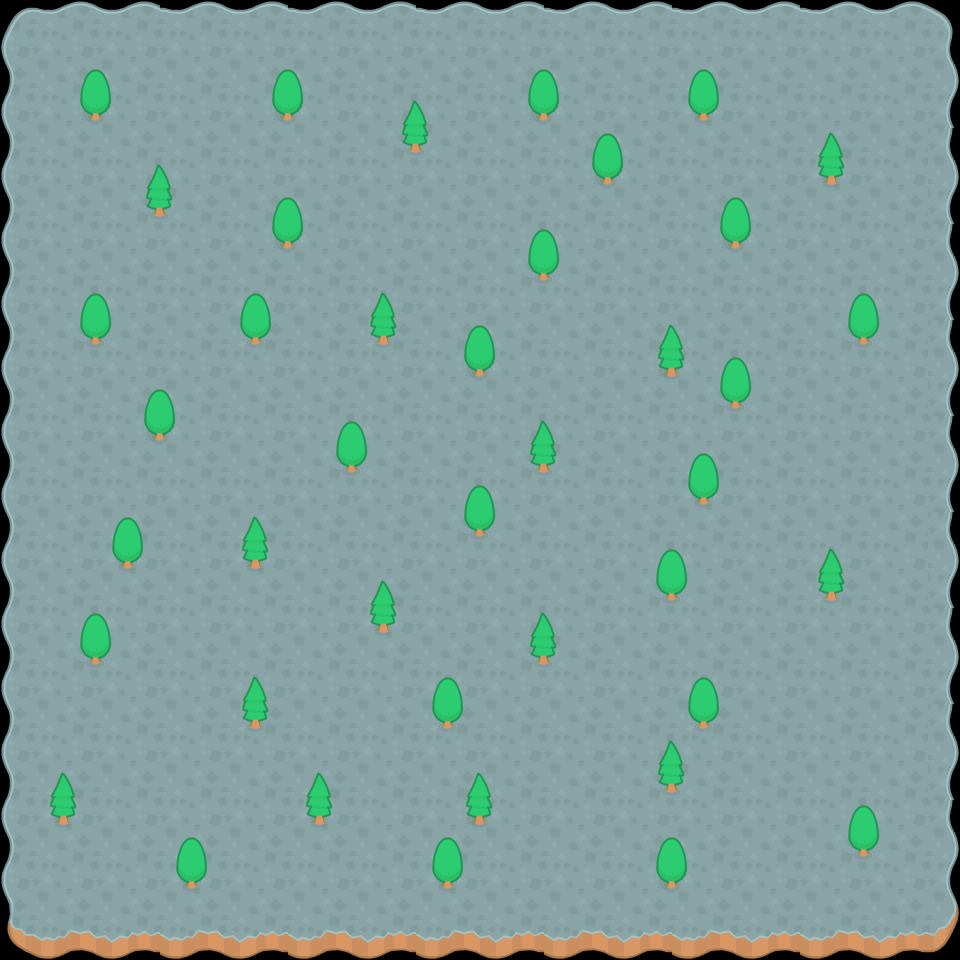

Tiled map render using the project's own tile images. Description and the whole map definition, tile-layer contents included, below:
An orthogonal 30x30 tile map with 32x32 px tiles, 3 tile layers (Barrier, ground, Obstacles).

<map version="1.4" tiledversion="1.4.2" orientation="orthogonal" renderorder="right-down" width="30" height="30" tilewidth="32" tileheight="32" infinite="0" nextlayerid="4" nextobjectid="1">
 <tileset firstgid="1" name="mapPack_tilesheet" tilewidth="32" tileheight="32" tilecount="816" columns="34">
  <image source="Tilesheet/mapPack_tilesheet.png" width="1088" height="768" />
 </tileset>
 <layer id="1" name="Barrier" width="30" height="30">
  <data encoding="csv">
21,22,23,24,25,22,23,24,25,22,23,24,25,22,23,24,25,22,23,24,25,22,23,24,25,22,23,24,25,26,
55,0,0,0,0,0,0,0,0,0,0,0,0,0,0,0,0,0,0,0,0,0,0,0,0,0,0,0,0,60,
89,0,0,0,0,0,0,0,0,0,0,0,0,0,0,0,0,0,0,0,0,0,0,0,0,0,0,0,0,94,
123,0,0,0,0,0,0,0,0,0,0,0,0,0,0,0,0,0,0,0,0,0,0,0,0,0,0,0,0,128,
89,0,0,0,0,0,0,0,0,0,0,0,0,0,0,0,0,0,0,0,0,0,0,0,0,0,0,0,0,60,
123,0,0,0,0,0,0,0,0,0,0,0,0,0,0,0,0,0,0,0,0,0,0,0,0,0,0,0,0,94,
89,0,0,0,0,0,0,0,0,0,0,0,0,0,0,0,0,0,0,0,0,0,0,0,0,0,0,0,0,128,
123,0,0,0,0,0,0,0,0,0,0,0,0,0,0,0,0,0,0,0,0,0,0,0,0,0,0,0,0,60,
89,0,0,0,0,0,0,0,0,0,0,0,0,0,0,0,0,0,0,0,0,0,0,0,0,0,0,0,0,94,
123,0,0,0,0,0,0,0,0,0,0,0,0,0,0,0,0,0,0,0,0,0,0,0,0,0,0,0,0,128,
89,0,0,0,0,0,0,0,0,0,0,0,0,0,0,0,0,0,0,0,0,0,0,0,0,0,0,0,0,60,
123,0,0,0,0,0,0,0,0,0,0,0,0,0,0,0,0,0,0,0,0,0,0,0,0,0,0,0,0,94,
89,0,0,0,0,0,0,0,0,0,0,0,0,0,0,0,0,0,0,0,0,0,0,0,0,0,0,0,0,128,
123,0,0,0,0,0,0,0,0,0,0,0,0,0,0,0,0,0,0,0,0,0,0,0,0,0,0,0,0,60,
89,0,0,0,0,0,0,0,0,0,0,0,0,0,0,0,0,0,0,0,0,0,0,0,0,0,0,0,0,94,
123,0,0,0,0,0,0,0,0,0,0,0,0,0,0,0,0,0,0,0,0,0,0,0,0,0,0,0,0,128,
89,0,0,0,0,0,0,0,0,0,0,0,0,0,0,0,0,0,0,0,0,0,0,0,0,0,0,0,0,60,
123,0,0,0,0,0,0,0,0,0,0,0,0,0,0,0,0,0,0,0,0,0,0,0,0,0,0,0,0,94,
89,0,0,0,0,0,0,0,0,0,0,0,0,0,0,0,0,0,0,0,0,0,0,0,0,0,0,0,0,128,
123,0,0,0,0,0,0,0,0,0,0,0,0,0,0,0,0,0,0,0,0,0,0,0,0,0,0,0,0,60,
89,0,0,0,0,0,0,0,0,0,0,0,0,0,0,0,0,0,0,0,0,0,0,0,0,0,0,0,0,94,
123,0,0,0,0,0,0,0,0,0,0,0,0,0,0,0,0,0,0,0,0,0,0,0,0,0,0,0,0,128,
89,0,0,0,0,0,0,0,0,0,0,0,0,0,0,0,0,0,0,0,0,0,0,0,0,0,0,0,0,60,
123,0,0,0,0,0,0,0,0,0,0,0,0,0,0,0,0,0,0,0,0,0,0,0,0,0,0,0,0,94,
89,0,0,0,0,0,0,0,0,0,0,0,0,0,0,0,0,0,0,0,0,0,0,0,0,0,0,0,0,128,
123,0,0,0,0,0,0,0,0,0,0,0,0,0,0,0,0,0,0,0,0,0,0,0,0,0,0,0,0,60,
89,0,0,0,0,0,0,0,0,0,0,0,0,0,0,0,0,0,0,0,0,0,0,0,0,0,0,0,0,94,
123,0,0,0,0,0,0,0,0,0,0,0,0,0,0,0,0,0,0,0,0,0,0,0,0,0,0,0,0,128,
157,0,0,0,0,0,0,0,0,0,0,0,0,0,0,0,0,0,0,0,0,0,0,0,0,0,0,0,0,162,
191,192,193,194,195,192,193,194,195,192,193,194,195,192,193,194,195,192,193,194,195,192,193,194,195,192,193,194,195,196
</data>
 </layer>
 <layer id="2" name="ground" width="30" height="30">
  <data encoding="csv">
0,0,0,0,0,0,0,0,0,0,0,0,0,0,0,0,0,0,0,0,0,0,0,0,0,0,0,0,0,0,
0,56,57,58,59,56,57,58,59,56,57,58,59,56,57,58,59,56,57,58,59,56,57,58,59,56,57,58,59,0,
0,90,91,92,93,90,91,92,93,90,91,92,93,90,91,92,93,90,91,92,93,90,91,92,93,90,91,92,93,0,
0,124,125,126,127,124,125,126,127,124,125,126,127,124,125,126,127,124,125,126,127,124,125,126,127,124,125,126,127,0,
0,158,159,160,161,158,159,160,161,158,159,160,161,158,159,160,161,158,159,160,161,158,159,160,161,158,159,160,161,0,
0,56,57,58,59,56,57,58,59,56,57,58,59,56,57,58,59,56,57,58,59,56,57,58,59,56,57,58,59,0,
0,90,91,92,93,90,91,92,93,90,91,92,93,90,91,92,93,90,91,92,93,90,91,92,93,90,91,92,93,0,
0,124,125,126,127,124,125,126,127,124,125,126,127,124,125,126,127,124,125,126,127,124,125,126,127,124,125,126,127,0,
0,158,159,160,161,158,159,160,161,158,159,160,161,158,159,160,161,158,159,160,161,158,159,160,161,158,159,160,161,0,
0,56,57,58,59,56,57,58,59,56,57,58,59,56,57,58,59,56,57,58,59,56,57,58,59,56,57,58,59,0,
0,90,91,92,93,90,91,92,93,90,91,92,93,90,91,92,93,90,91,92,93,90,91,92,93,90,91,92,93,0,
0,124,125,126,127,124,125,126,127,124,125,126,127,124,125,126,127,124,125,126,127,124,125,126,127,124,125,126,127,0,
0,158,159,160,161,158,159,160,161,158,159,160,161,158,159,160,161,158,159,160,161,158,159,160,161,158,159,160,161,0,
0,56,57,58,59,56,57,58,59,56,57,58,59,56,57,58,59,56,57,58,59,56,57,58,59,56,57,58,59,0,
0,90,91,92,93,90,91,92,93,90,91,92,93,90,91,92,93,90,91,92,93,90,91,92,93,90,91,92,93,0,
0,124,125,126,127,124,125,126,127,124,125,126,127,124,125,126,127,124,125,126,127,124,125,126,127,124,125,126,127,0,
0,158,159,160,161,158,159,160,161,158,159,160,161,158,159,160,161,158,159,160,161,158,159,160,161,158,159,160,161,0,
0,56,57,58,59,56,57,58,59,56,57,58,59,56,57,58,59,56,57,58,59,56,57,58,59,56,57,58,59,0,
0,90,91,92,93,90,91,92,93,90,91,92,93,90,91,92,93,90,91,92,93,90,91,92,93,90,91,92,93,0,
0,124,125,126,127,124,125,126,127,124,125,126,127,124,125,126,127,124,125,126,127,124,125,126,127,124,125,126,127,0,
0,158,159,160,161,158,159,160,161,158,159,160,161,158,159,160,161,158,159,160,161,158,159,160,161,158,159,160,161,0,
0,56,57,58,59,56,57,58,59,56,57,58,59,56,57,58,59,56,57,58,59,56,57,58,59,56,57,58,59,0,
0,90,91,92,93,90,91,92,93,90,91,92,93,90,91,92,93,90,91,92,93,90,91,92,93,90,91,92,93,0,
0,124,125,126,127,124,125,126,127,124,125,126,127,124,125,126,127,124,125,126,127,124,125,126,127,124,125,126,127,0,
0,158,159,160,161,158,159,160,161,158,159,160,161,158,159,160,161,158,159,160,161,158,159,160,161,158,159,160,161,0,
0,56,57,58,59,56,57,58,59,56,57,58,59,56,57,58,59,56,57,58,59,56,57,58,59,56,57,58,59,0,
0,90,91,92,93,90,91,92,93,90,91,92,93,90,91,92,93,90,91,92,93,90,91,92,93,90,91,92,93,0,
0,124,125,126,127,124,125,126,127,124,125,126,127,124,125,126,127,124,125,126,127,124,125,126,127,124,125,126,127,0,
0,158,159,160,161,158,159,160,161,158,159,160,161,158,159,160,161,158,159,160,161,158,159,160,161,158,159,160,161,0,
0,0,0,0,0,0,0,0,0,0,0,0,0,0,0,0,0,0,0,0,0,0,0,0,0,0,0,0,0,0
</data>
 </layer>
 <layer id="3" name="Obstacles" width="30" height="30">
  <data encoding="csv">
0,0,0,0,0,0,0,0,0,0,0,0,0,0,0,0,0,0,0,0,0,0,0,0,0,0,0,0,0,0,
0,0,0,0,0,0,0,0,0,0,0,0,0,0,0,0,0,0,0,0,0,0,0,0,0,0,0,0,0,0,
0,0,223,224,0,0,0,0,223,224,0,0,0,0,0,0,223,224,0,0,0,223,224,0,0,0,0,0,0,0,
0,0,257,258,0,0,0,0,257,258,0,0,155,156,0,0,257,258,0,0,0,257,258,0,0,0,0,0,0,0,
0,0,0,0,0,0,0,0,0,0,0,0,189,190,0,0,0,0,223,224,0,0,0,0,0,155,156,0,0,0,
0,0,0,0,155,156,0,0,0,0,0,0,0,0,0,0,0,0,257,258,0,0,0,0,0,189,190,0,0,0,
0,0,0,0,189,190,0,0,223,224,0,0,0,0,0,0,0,0,0,0,0,0,223,224,0,0,0,0,0,0,
0,0,0,0,0,0,0,0,257,258,0,0,0,0,0,0,223,224,0,0,0,0,257,258,0,0,0,0,0,0,
0,0,0,0,0,0,0,0,0,0,0,0,0,0,0,0,257,258,0,0,0,0,0,0,0,0,0,0,0,0,
0,0,223,224,0,0,0,223,224,0,0,155,156,0,0,0,0,0,0,0,0,0,0,0,0,0,223,224,0,0,
0,0,257,258,0,0,0,257,258,0,0,189,190,0,223,224,0,0,0,0,155,156,0,0,0,0,257,258,0,0,
0,0,0,0,0,0,0,0,0,0,0,0,0,0,257,258,0,0,0,0,189,190,223,224,0,0,0,0,0,0,
0,0,0,0,223,224,0,0,0,0,0,0,0,0,0,0,0,0,0,0,0,0,257,258,0,0,0,0,0,0,
0,0,0,0,257,258,0,0,0,0,223,224,0,0,0,0,155,156,0,0,0,0,0,0,0,0,0,0,0,0,
0,0,0,0,0,0,0,0,0,0,257,258,0,0,0,0,189,190,0,0,0,223,224,0,0,0,0,0,0,0,
0,0,0,0,0,0,0,0,0,0,0,0,0,0,223,224,0,0,0,0,0,257,258,0,0,0,0,0,0,0,
0,0,0,223,224,0,0,155,156,0,0,0,0,0,257,258,0,0,0,0,0,0,0,0,0,0,0,0,0,0,
0,0,0,257,258,0,0,189,190,0,0,0,0,0,0,0,0,0,0,0,223,224,0,0,0,155,156,0,0,0,
0,0,0,0,0,0,0,0,0,0,0,155,156,0,0,0,0,0,0,0,257,258,0,0,0,189,190,0,0,0,
0,0,223,224,0,0,0,0,0,0,0,189,190,0,0,0,155,156,0,0,0,0,0,0,0,0,0,0,0,0,
0,0,257,258,0,0,0,0,0,0,0,0,0,0,0,0,189,190,0,0,0,0,0,0,0,0,0,0,0,0,
0,0,0,0,0,0,0,155,156,0,0,0,0,223,224,0,0,0,0,0,0,223,224,0,0,0,0,0,0,0,
0,0,0,0,0,0,0,189,190,0,0,0,0,257,258,0,0,0,0,0,0,257,258,0,0,0,0,0,0,0,
0,0,0,0,0,0,0,0,0,0,0,0,0,0,0,0,0,0,0,0,155,156,0,0,0,0,0,0,0,0,
0,155,156,0,0,0,0,0,0,155,156,0,0,0,155,156,0,0,0,0,189,190,0,0,0,0,0,0,0,0,
0,189,190,0,0,0,0,0,0,189,190,0,0,0,189,190,0,0,0,0,0,0,0,0,0,0,223,224,0,0,
0,0,0,0,0,223,224,0,0,0,0,0,0,223,224,0,0,0,0,0,223,224,0,0,0,0,257,258,0,0,
0,0,0,0,0,257,258,0,0,0,0,0,0,257,258,0,0,0,0,0,257,258,0,0,0,0,0,0,0,0,
0,0,0,0,0,0,0,0,0,0,0,0,0,0,0,0,0,0,0,0,0,0,0,0,0,0,0,0,0,0,
0,0,0,0,0,0,0,0,0,0,0,0,0,0,0,0,0,0,0,0,0,0,0,0,0,0,0,0,0,0
</data>
 </layer>
</map>
